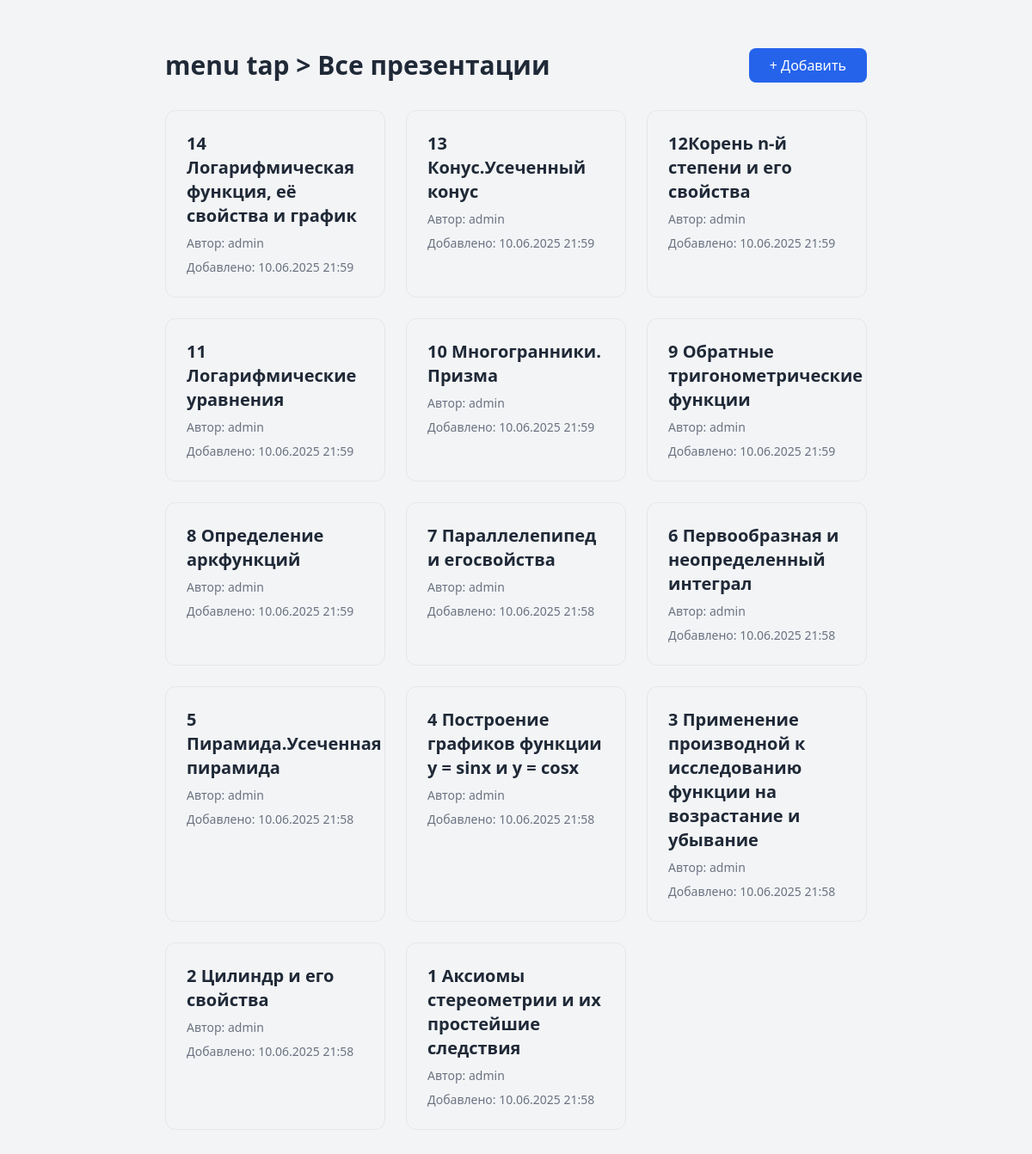
The app's page /presentations/ (signed in) with its own data.
### core/models.py (models this page shows, shortened)
class Presentation(models.Model):
    title = models.CharField(max_length=200)
    description = models.TextField(blank=True)
    author = models.ForeignKey(settings.AUTH_USER_MODEL, on_delete=models.CASCADE)
    created_at = models.DateTimeField(auto_now_add=True)
    file = models.FileField(upload_to='presentations/', verbose_name='Файл')
    class Meta:
        ordering = ['-created_at']

class User(AbstractUser):
    bio = models.TextField(blank=True)
    avatar = models.ImageField(upload_to='avatars/', blank=True, null=True)
    class Meta:
        verbose_name = 'Пользователь'
        verbose_name_plural = 'Пользователи'
    def __str__(self):
        return self.username

### core/views.py (the view)
# urls.py: path('presentations/', PresentationListView.as_view(), name='presentation-list'),
class PresentationListView(ListView):
    model = Presentation
    template_name = 'presentations/presentation_list.html'
    context_object_name = 'presentations'

### core/templates/presentations/presentation_list.html (shortened to what this page needs)
{% extends 'base.html' %}
{% block content %}
<div class="container mx-auto px-4 py-8">
    <div class="flex justify-between items-center mb-8">
        <h1 class="text-3xl font-bold"><a href="{% url 'home' %}" class="hover:text-gray-300 transition-colors duration-300">menu tap</a> > Все презентации</h1>
        {% if user.is_authenticated %}
        <a href="{% url 'presentation-create' %}"
           class="bg-blue-600 hover:bg-blue-700 text-white px-6 py-2 rounded-lg">
            + Добавить
        </a>
        {% endif %}
    </div>
    <div class="grid grid-cols-1 md:grid-cols-2 lg:grid-cols-3 gap-6">
        {% for presentation in presentations %}
        <div class="border rounded-xl p-6 hover:shadow-lg transition-shadow relative">
            <a href="{% url 'presentation-detail' presentation.pk %}" class="block">
                <h3 class="text-xl font-semibold mb-2">{{ presentation.title }}</h3>
                <div class="text-sm text-gray-500">
                    <div class="mb-2">Автор: {{ presentation.author }}</div>
                    <div>Добавлено: {{ presentation.created_at|date:"d.m.Y H:i" }}</div>
                </div>
            </a>
        </div>
        {% empty %}
        <div class="col-span-full text-center text-gray-500 py-12">
            Презентаций пока нет
        </div>
        {% endfor %}
    </div>
</div>
{% endblock %}

### core/static/css/style.css (style rules this page uses)
.container { display: flex; flex-direction: column; align-self: center; justify-content: center; }

### records on screen
Presentation: title "14 Логарифмическая функция, её свойства и график", author "admin", created_at "10.06.2025 21:59"
Presentation: title "13 Конус.Усеченный конус", author "admin", created_at "10.06.2025 21:59"
Presentation: title "12Корень n-й степени и его свойства", author "admin", created_at "10.06.2025 21:59"
Presentation: title "11 Логарифмические уравнения", author "admin", created_at "10.06.2025 21:59"
Presentation: title "10 Многогранники. Призма", author "admin", created_at "10.06.2025 21:59"
Presentation: title "9 Обратные тригонометрические функции", author "admin", created_at "10.06.2025 21:59"
Presentation: title "8 Определение аркфункций", author "admin", created_at "10.06.2025 21:59"
Presentation: title "7 Параллелепипед и егосвойства", author "admin", created_at "10.06.2025 21:58"
Presentation: title "6 Первообразная и неопределенный интеграл", author "admin", created_at "10.06.2025 21:58"
Presentation: title "5 Пирамида.Усеченная пирамида", author "admin", created_at "10.06.2025 21:58"
Presentation: title "4 Построение графиков функции y = sinx и y = cosx", author "admin", created_at "10.06.2025 21:58"
Presentation: title "3 Применение производной к исследованию функции на возрастание и убывание", author "admin", created_at "10.06.2025 21:58"
Presentation: title "2 Цилиндр и его свойства", author "admin", created_at "10.06.2025 21:58"
Presentation: title "1 Аксиомы стереометрии и их простейшие следствия", author "admin", created_at "10.06.2025 21:58"
